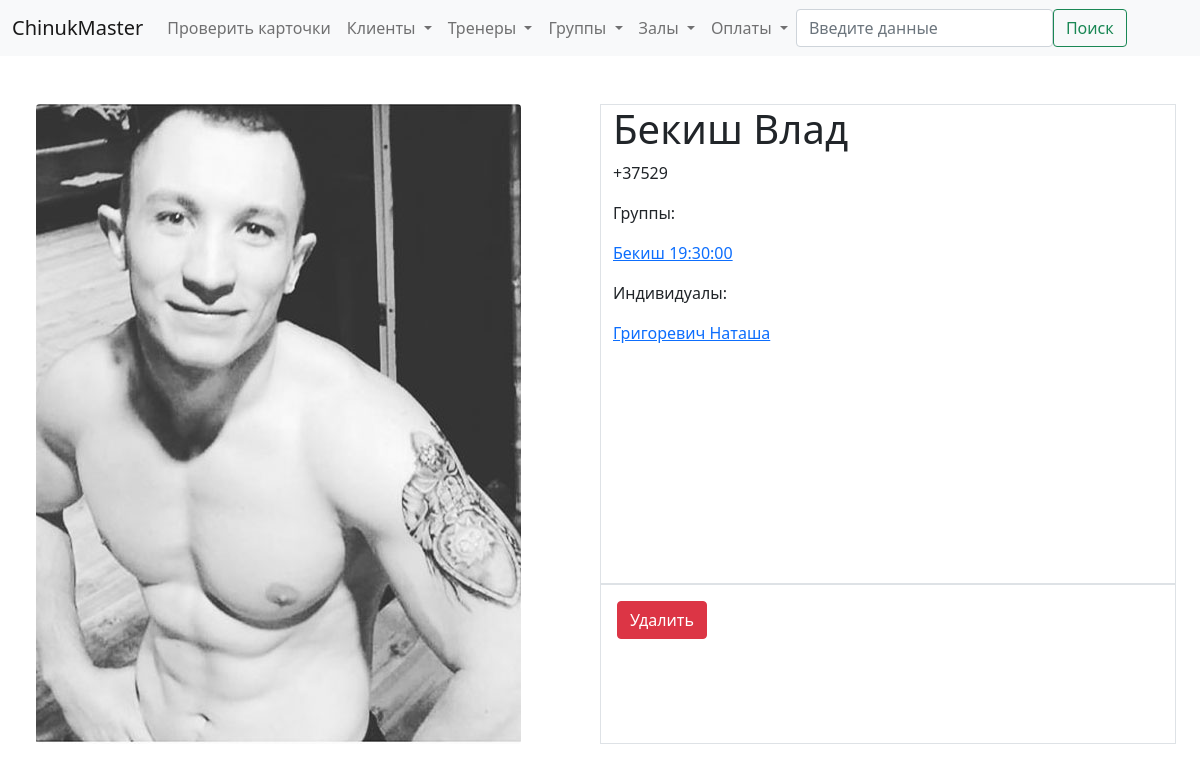
Screenshot of /trener/2 with the database file from the repository.
### billing/models.py (models this page shows, shortened)
class Trener(models.Model):
    name = models.CharField(max_length=50, verbose_name = 'Имя')
    tel_number = models.CharField(max_length=20, verbose_name = 'Номер телефона')
    info = models.TextField(blank=True, null=False, verbose_name = 'Дополнительная информация')
    photo = models.ImageField(verbose_name='Фото', upload_to='billing/media/treners', height_field=None, width_field=None, null=True, blank=True)
    class Meta:
        verbose_name = 'Тренер'
        verbose_name_plural = 'Тренеры'

class Group(models.Model):
    gr_type_choices = [
        ('A', 'Взрослая'),
        ('C', 'Детская')
    ]
    sport_type_choices = [
        ('B', 'Классический бокс'),
        ('T', 'Тайский бокс'),
        ('W', 'Женская группа'),
        ('M', 'ММА')
    ]
    gr_type = models.CharField(verbose_name='Возраст', max_length=1, choices=gr_type_choices, default='A')
    sport_type = models.CharField(verbose_name='Тип', max_length=1, choices = sport_type_choices, default='T')
    time = models.TimeField(verbose_name='Время')
    trener = models.ForeignKey('Trener', verbose_name='Тренер', on_delete=models.SET_NULL, null=True, blank=True)
    address = models.ForeignKey('Address', verbose_name='Зал', on_delete=models.SET_NULL, null=True, blank=True)
    class Meta:
        verbose_name = 'Группа'
        verbose_name_plural = 'Группы'
    def __str__(self):
        if self.trener:
            name = self.trener.name.split()[0]
        else:
            name = 'Без тренера'
        return ' '.join([name, str(self.time)])

class Client(models.Model):
    member_card = models.CharField(verbose_name='Членская карта', max_length=4, blank=True, null=True)
    name = models.CharField(verbose_name='ФИО', max_length=50, blank=True, null=True)
    tel_number = models.CharField(verbose_name='Номер телефона', max_length=20, blank=True, null=True)
    info = models.TextField(verbose_name='Дополнительная информация', null=True, blank=True)
    training_type_choices = [
        ('I', 'Индивидуал'),
        ('G', 'В группе'),
        ('B', 'Смешанный'),
    ]
    cl_type = models.CharField(verbose_name='Тип клиента', max_length=1, choices=training_type_choices, default='G')
    treners = models.ManyToManyField(Trener, verbose_name='Тренер', blank=True)
    groups = models.ManyToManyField(Group, verbose_name='Группа', blank=True)
    def __str__(self):
        return self.name
    class Meta:
        verbose_name = 'Клиент'
        verbose_name_plural = 'Клиенты'

### billing/views.py (the view)
# urls.py: path('<slug:obj>/<int:id>', views.detail_object, name='detail_object'),
def detail_object(request, obj, id):
    obj_values = {
        'trener' : Trener,
        'client' : Client,
        'group'  : Group,
        'payment': Payment,
        'address': Address,
    }
    inst = obj_values[obj].objects.get(id=id)
    return render(request, f'billing/detail/{obj}.html', {
        f'{obj}' : inst,
    })

### ChinukMaster/templates/billing/detail/trener.html (shortened to what this page needs)
{% extends 'billing/base.html' %}
{% block content %}
    <div class="container-xxl">
        <div class="row">
            <div class="col">
                {% if trener.photo %}
                    <img src="{{trener.photo.url}}" alt="{{trener.name}}" class="rounded">
                {% endif %}
            </div>
            <div class="col">
                <div class="row h-75 border">
                    <div class="col">
                        <h1>{{trener.name}}</h1>
                        <p>{{trener.tel_number}}</p>
                        <p>Группы: </p>
                        {% for group in trener.group_set.all %}
                            <a href="{% url 'detail_object' obj='group' id=group.id %}"><p>{{group}}</p></a>
                        {% endfor %}
                        <p>Индивидуалы: </p>
                        {% for individual in trener.client_set.all %}
                            <a href="{% url 'detail_object' obj='client' id=individual.id %}"><p>{{individual}}</p></a>
                        {% endfor %}
                    </div>
                </div>
                <div class="row h-25 border">
                    <div class="col">
                        <div class="row">
                            <div class="col p-3">
                                <a href="{% url 'delete_object' obj='trener' id=trener.id %}" class="btn btn-danger">Удалить</a>
                            </div>
                        </div>
                    </div>
                </div>
            </div>
        </div>
    </div>
{% endblock %}

### rows the page displays
Trener: photo (picture), name "Бекиш Влад", tel_number "+37529"
Group: trener+time "Бекиш 19:30:00"
Client: name "Григоревич Наташа"
